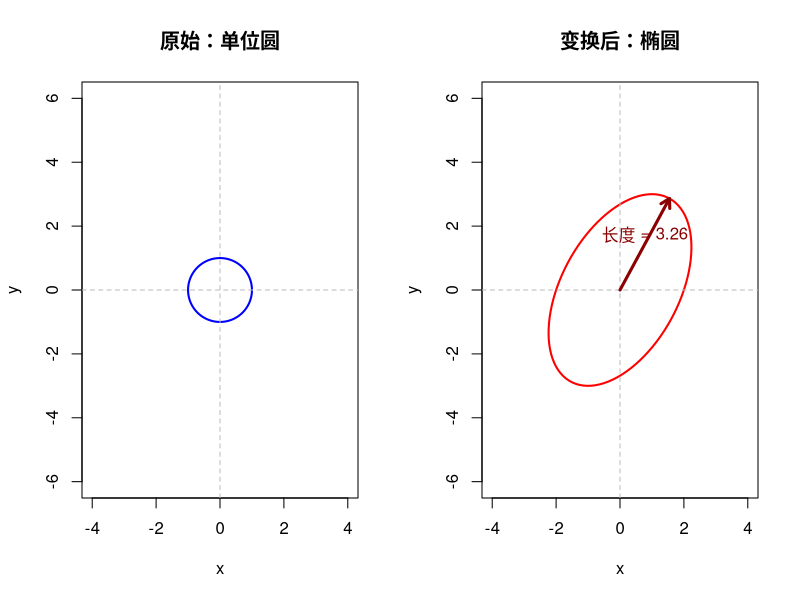
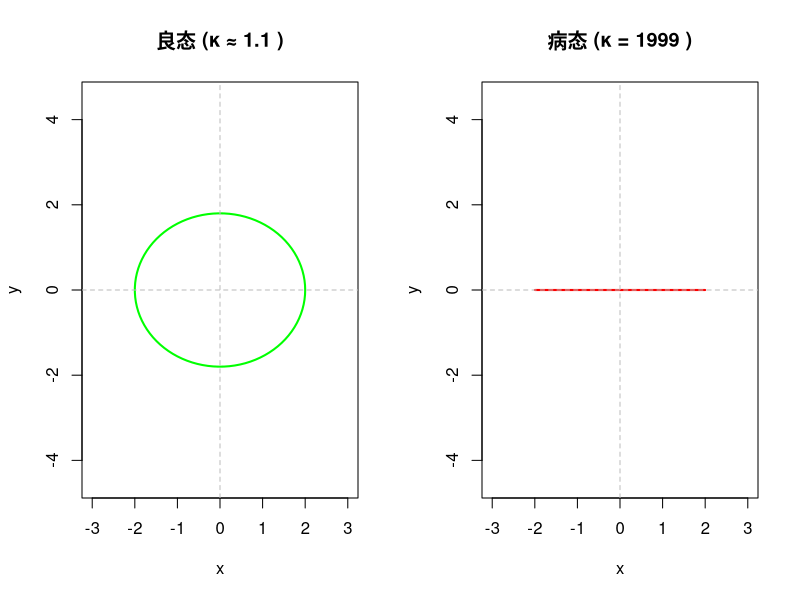
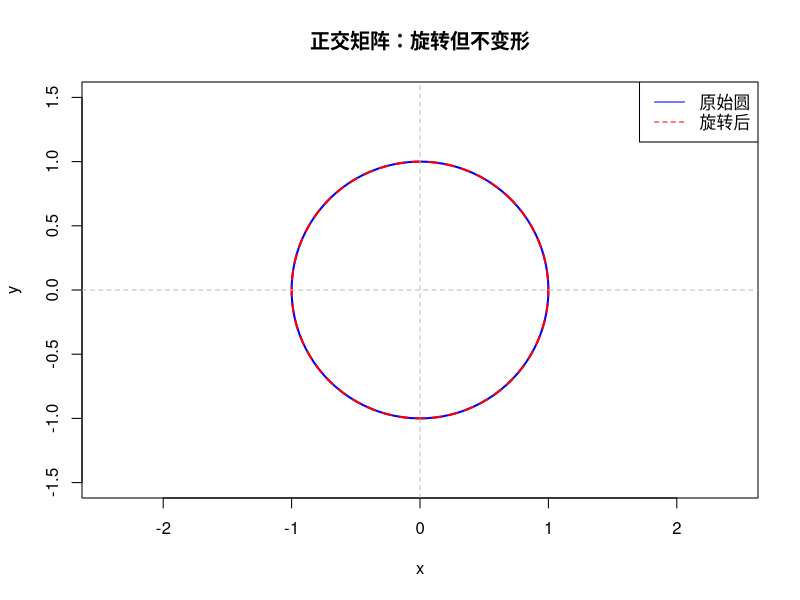

Recreate these plots in R, in order.
# ============================================================
# 矩阵范数与迹 - R语言交互式练习
# 目的：通过代码直观理解矩阵范数的概念和应用
# ============================================================

# 清空环境
rm(list = ls())

# ============================================================
# 第一部分：矩阵的迹（Trace）
# ============================================================

cat("=" |> rep(60) |> paste(collapse = ""), "\n")
cat("第一部分：矩阵的迹\n")
cat("=" |> rep(60) |> paste(collapse = ""), "\n\n")

# 创建一个简单的矩阵
A <- matrix(c(1, 2, 3, 4), nrow = 2, byrow = TRUE)
cat("矩阵 A:\n")
print(A)

# 手动计算迹：对角元素之和
trace_manual <- A[1,1] + A[2,2]
cat("\n手动计算迹 (a11 + a22):", trace_manual, "\n")

# 用R内置函数计算
trace_builtin <- sum(diag(A))
cat("用 sum(diag(A)) 计算:", trace_builtin, "\n")

# 练习1：验证迹等于特征值之和
cat("\n--- 练习1：迹 = 特征值之和 ---\n")
eigenvalues <- eigen(A)$values
cat("特征值:", eigenvalues, "\n")
cat("特征值之和:", sum(eigenvalues), "\n")
cat("迹:", trace_builtin, "\n")
cat("两者相等？", all.equal(sum(eigenvalues), trace_builtin), "\n")

# 练习2：验证循环性质 tr(AB) = tr(BA)
cat("\n--- 练习2：循环性质 tr(AB) = tr(BA) ---\n")
B <- matrix(c(5, 6, 7, 8), nrow = 2, byrow = TRUE)
cat("矩阵 B:\n")
print(B)
cat("\ntr(AB) =", sum(diag(A %*% B)), "\n")
cat("tr(BA) =", sum(diag(B %*% A)), "\n")
cat("相等？", sum(diag(A %*% B)) == sum(diag(B %*% A)), "\n")

# 注意：tr(AB) ≠ tr(A) * tr(B)
cat("\n注意：tr(AB) ≠ tr(A) × tr(B)\n")
cat("tr(AB) =", sum(diag(A %*% B)), "\n")
cat("tr(A) × tr(B) =", sum(diag(A)) * sum(diag(B)), "\n")

# ============================================================
# 第二部分：各种矩阵范数
# ============================================================

cat("\n")
cat("=" |> rep(60) |> paste(collapse = ""), "\n")
cat("第二部分：各种矩阵范数\n")
cat("=" |> rep(60) |> paste(collapse = ""), "\n\n")

# 创建测试矩阵
M <- matrix(c(2, 1, 0, 3), nrow = 2, byrow = TRUE)
cat("测试矩阵 M:\n")
print(M)

# --- Frobenius范数 ---
cat("\n--- Frobenius范数 ---\n")
cat("定义：所有元素平方和的平方根\n")
frob_manual <- sqrt(sum(M^2))
cat("手动计算: sqrt(", paste(M^2, collapse = " + "), ") =", frob_manual, "\n")
cat("用 norm() 函数:", norm(M, "F"), "\n")

# 验证：Frobenius范数² = tr(A'A)
cat("\n验证：||A||_F² = tr(A'A)\n")
cat("||M||_F² =", frob_manual^2, "\n")
cat("tr(M'M) =", sum(diag(t(M) %*% M)), "\n")

# --- 列和范数 (1-范数) ---
cat("\n--- 列和范数 (p=1) ---\n")
cat("定义：每列绝对值之和的最大值\n")
col_sums <- colSums(abs(M))
cat("各列绝对值之和:", col_sums, "\n")
cat("最大值 (列和范数):", max(col_sums), "\n")
cat("用 norm() 函数:", norm(M, "1"), "\n")

# --- 行和范数 (∞-范数) ---
cat("\n--- 行和范数 (p=∞) ---\n")
cat("定义：每行绝对值之和的最大值\n")
row_sums <- rowSums(abs(M))
cat("各行绝对值之和:", row_sums, "\n")
cat("最大值 (行和范数):", max(row_sums), "\n")
cat("用 norm() 函数:", norm(M, "I"), "\n")

# --- 谱范数 (2-范数) ---
cat("\n--- 谱范数 (p=2) ---\n")
cat("定义：最大奇异值 = sqrt(A'A的最大特征值)\n")
AtA <- t(M) %*% M
eigenvalues_AtA <- eigen(AtA)$values
cat("M'M 的特征值:", eigenvalues_AtA, "\n")
cat("最大特征值的平方根:", sqrt(max(eigenvalues_AtA)), "\n")
cat("用 norm() 函数:", norm(M, "2"), "\n")

# 也可以用SVD
svd_result <- svd(M)
cat("用 SVD 计算 (最大奇异值):", max(svd_result$d), "\n")

# ============================================================
# 第三部分：直观理解 - 矩阵对向量的拉伸
# ============================================================

cat("\n")
cat("=" |> rep(60) |> paste(collapse = ""), "\n")
cat("第三部分：矩阵拉伸向量的可视化\n")
cat("=" |> rep(60) |> paste(collapse = ""), "\n\n")

# 创建单位圆上的点
theta <- seq(0, 2*pi, length.out = 100)
unit_circle <- rbind(cos(theta), sin(theta))

# 用矩阵变换这些点
transformed <- M %*% unit_circle

# 计算每个变换后向量的长度
lengths_after <- sqrt(colSums(transformed^2))
cat("变换后向量长度的最大值:", max(lengths_after), "\n")
cat("谱范数:", norm(M, "2"), "\n")
cat("两者应该相等！\n")

# 绘图
par(mfrow = c(1, 2))

# 原始单位圆
plot(unit_circle[1,], unit_circle[2,], type = "l", 
     asp = 1, xlim = c(-4, 4), ylim = c(-4, 4),
     main = "原始：单位圆", xlab = "x", ylab = "y",
     col = "blue", lwd = 2)
abline(h = 0, v = 0, col = "gray", lty = 2)

# 变换后的椭圆
plot(transformed[1,], transformed[2,], type = "l",
     asp = 1, xlim = c(-4, 4), ylim = c(-4, 4),
     main = "变换后：椭圆", xlab = "x", ylab = "y",
     col = "red", lwd = 2)
abline(h = 0, v = 0, col = "gray", lty = 2)

# 标注最长的向量
max_idx <- which.max(lengths_after)
arrows(0, 0, transformed[1, max_idx], transformed[2, max_idx],
       col = "darkred", lwd = 3, length = 0.1)
text(transformed[1, max_idx]/2, transformed[2, max_idx]/2 + 0.3,
     paste("长度 =", round(max(lengths_after), 2)), col = "darkred")

par(mfrow = c(1, 1))

cat("\n图形说明：\n")
cat("- 左图：单位圆上所有长度为1的向量\n")
cat("- 右图：矩阵M把单位圆变成了椭圆\n")
cat("- 红色箭头：被拉伸最长的向量，其长度就是谱范数\n")

# ============================================================
# 第四部分：条件数
# ============================================================

cat("\n")
cat("=" |> rep(60) |> paste(collapse = ""), "\n")
cat("第四部分：条件数与病态性\n")
cat("=" |> rep(60) |> paste(collapse = ""), "\n\n")

# 良态矩阵
good_matrix <- matrix(c(2, 0, 0, 1.8), nrow = 2)
cat("良态矩阵:\n")
print(good_matrix)

svd_good <- svd(good_matrix)
cat("奇异值:", svd_good$d, "\n")
cat("条件数 (σ_max / σ_min):", max(svd_good$d) / min(svd_good$d), "\n")
cat("用 kappa() 函数:", kappa(good_matrix), "\n\n")

# 病态矩阵
bad_matrix <- matrix(c(2, 0, 0, 0.001), nrow = 2)
cat("病态矩阵:\n")
print(bad_matrix)

svd_bad <- svd(bad_matrix)
cat("奇异值:", svd_bad$d, "\n")
cat("条件数:", max(svd_bad$d) / min(svd_bad$d), "\n")
cat("用 kappa() 函数:", kappa(bad_matrix), "\n\n")

cat("解释：\n")
cat("- 条件数接近1：问题稳定，小误差不会被放大\n")
cat("- 条件数很大：问题病态，小误差会被放大很多倍\n")

# 可视化条件数的影响
par(mfrow = c(1, 2))

# 良态情况
unit_circle <- rbind(cos(theta), sin(theta))
good_transformed <- good_matrix %*% unit_circle
plot(good_transformed[1,], good_transformed[2,], type = "l",
     asp = 1, xlim = c(-3, 3), ylim = c(-3, 3),
     main = paste("良态 (κ ≈", round(kappa(good_matrix), 1), ")"),
     xlab = "x", ylab = "y", col = "green", lwd = 2)
abline(h = 0, v = 0, col = "gray", lty = 2)

# 病态情况
bad_transformed <- bad_matrix %*% unit_circle
plot(bad_transformed[1,], bad_transformed[2,], type = "l",
     asp = 1, xlim = c(-3, 3), ylim = c(-0.01, 0.01),
     main = paste("病态 (κ =", round(kappa(bad_matrix), 0), ")"),
     xlab = "x", ylab = "y", col = "red", lwd = 2)
abline(h = 0, v = 0, col = "gray", lty = 2)

par(mfrow = c(1, 1))

cat("\n图形说明：\n")
cat("- 良态：椭圆比较圆，各方向拉伸差不多\n")
cat("- 病态：椭圆极扁（几乎是一条线），某些方向被严重压缩\n")

# ============================================================
# 第五部分：Schatten范数家族
# ============================================================

cat("\n")
cat("=" |> rep(60) |> paste(collapse = ""), "\n")
cat("第五部分：Schatten范数 - 三种范数的统一\n")
cat("=" |> rep(60) |> paste(collapse = ""), "\n\n")

# 计算Schatten范数的函数
schatten_norm <- function(A, p) {
  singular_values <- svd(A)$d
  if (p == Inf) {
    return(max(singular_values))
  } else {
    return(sum(singular_values^p)^(1/p))
  }
}

cat("测试矩阵 M:\n")
print(M)

svd_M <- svd(M)
cat("\n奇异值:", svd_M$d, "\n\n")

cat("Schatten范数家族：\n")
cat("-" |> rep(40) |> paste(collapse = ""), "\n")

# p = ∞：谱范数
cat("p = ∞ (谱范数):\n")
cat("  定义：最大奇异值\n")
cat("  计算：max(", paste(round(svd_M$d, 3), collapse = ", "), ") =", 
    schatten_norm(M, Inf), "\n")
cat("  验证：norm(M, '2') =", norm(M, "2"), "\n\n")

# p = 2：Frobenius范数
cat("p = 2 (Frobenius范数):\n")
cat("  定义：奇异值平方和的平方根\n")
cat("  计算：sqrt(", paste(round(svd_M$d^2, 3), collapse = " + "), ") =",
    schatten_norm(M, 2), "\n")
cat("  验证：norm(M, 'F') =", norm(M, "F"), "\n\n")

# p = 1：核范数
cat("p = 1 (核范数):\n")
cat("  定义：奇异值之和\n")
cat("  计算：", paste(round(svd_M$d, 3), collapse = " + "), "=",
    schatten_norm(M, 1), "\n")
cat("  用途：逼迫矩阵低秩（矩阵补全问题）\n")

# ============================================================
# 第六部分：次可乘性验证
# ============================================================

cat("\n")
cat("=" |> rep(60) |> paste(collapse = ""), "\n")
cat("第六部分：次可乘性 ||AB|| ≤ ||A|| × ||B||\n")
cat("=" |> rep(60) |> paste(collapse = ""), "\n\n")

A <- matrix(c(1, 2, 3, 4), nrow = 2)
B <- matrix(c(5, 6, 7, 8), nrow = 2)

cat("矩阵 A:\n")
print(A)
cat("\n矩阵 B:\n")
print(B)

cat("\n矩阵 AB:\n")
print(A %*% B)

cat("\n验证次可乘性（谱范数）：\n")
norm_A <- norm(A, "2")
norm_B <- norm(B, "2")
norm_AB <- norm(A %*% B, "2")

cat("||A||_2 =", round(norm_A, 3), "\n")
cat("||B||_2 =", round(norm_B, 3), "\n")
cat("||AB||_2 =", round(norm_AB, 3), "\n")
cat("||A||_2 × ||B||_2 =", round(norm_A * norm_B, 3), "\n")
cat("||AB||_2 ≤ ||A||_2 × ||B||_2 ?", norm_AB <= norm_A * norm_B + 1e-10, "\n")

cat("\n意义：如果 ||A|| < 1，则 ||A^n|| ≤ ||A||^n → 0\n")
cat("这是分析迭代算法收敛性的基础！\n")

# ============================================================
# 第七部分：正交矩阵的特殊性质
# ============================================================

cat("\n")
cat("=" |> rep(60) |> paste(collapse = ""), "\n")
cat("第七部分：正交矩阵 - 不改变长度的变换\n")
cat("=" |> rep(60) |> paste(collapse = ""), "\n\n")

# 创建一个旋转矩阵（45度）
angle <- pi/4
Q <- matrix(c(cos(angle), -sin(angle), 
              sin(angle), cos(angle)), nrow = 2, byrow = TRUE)

cat("45度旋转矩阵 Q:\n")
print(round(Q, 3))

cat("\n验证正交性 Q'Q = I:\n")
print(round(t(Q) %*% Q, 10))

cat("\n正交矩阵的性质：\n")
cat("1. 条件数 =", kappa(Q), "(完美！)\n")
cat("2. 谱范数 =", norm(Q, "2"), "(不拉伸)\n")
cat("3. 所有奇异值:", svd(Q)$d, "(都是1)\n")

# 验证保长度
x <- c(3, 4)
Qx <- Q %*% x
cat("\n验证保长度：\n")
cat("原向量 x = (", paste(x, collapse = ", "), "), 长度 =", sqrt(sum(x^2)), "\n")
cat("Qx = (", paste(round(Qx, 3), collapse = ", "), "), 长度 =", sqrt(sum(Qx^2)), "\n")

# 可视化
par(mfrow = c(1, 1))
unit_circle <- rbind(cos(theta), sin(theta))
rotated <- Q %*% unit_circle

plot(unit_circle[1,], unit_circle[2,], type = "l",
     asp = 1, xlim = c(-1.5, 1.5), ylim = c(-1.5, 1.5),
     main = "正交矩阵：旋转但不变形",
     xlab = "x", ylab = "y", col = "blue", lwd = 2)
lines(rotated[1,], rotated[2,], col = "red", lwd = 2, lty = 2)
legend("topright", c("原始圆", "旋转后"), col = c("blue", "red"), lty = c(1, 2))
abline(h = 0, v = 0, col = "gray", lty = 2)

cat("\n图形说明：正交矩阵把圆旋转，但圆还是圆，不会变成椭圆！\n")

# ============================================================
# 第八部分：综合练习
# ============================================================

cat("\n")
cat("=" |> rep(60) |> paste(collapse = ""), "\n")
cat("第八部分：综合练习题\n")
cat("=" |> rep(60) |> paste(collapse = ""), "\n\n")

cat("请尝试回答以下问题，然后运行代码验证：\n\n")

# 练习矩阵
P <- matrix(c(1, 2, 3, 4, 5, 6), nrow = 2, byrow = TRUE)
cat("给定矩阵 P (2×3):\n")
print(P)

cat("\n问题1：P的Frobenius范数是多少？\n")
cat("提示：所有元素平方和，再开根号\n")
cat("答案：", norm(P, "F"), "\n")

cat("\n问题2：P的列和范数是多少？\n")
cat("提示：每列绝对值之和的最大值\n")
cat("各列之和：", colSums(abs(P)), "\n")
cat("答案：", norm(P, "1"), "\n")

cat("\n问题3：P的行和范数是多少？\n")
cat("提示：每行绝对值之和的最大值\n")
cat("各行之和：", rowSums(abs(P)), "\n")
cat("答案：", norm(P, "I"), "\n")

cat("\n问题4：P'P的迹等于什么？\n")
cat("提示：应该等于Frobenius范数的平方\n")
cat("tr(P'P) =", sum(diag(t(P) %*% P)), "\n")
cat("||P||_F² =", norm(P, "F")^2, "\n")

# ============================================================
# 总结
# ============================================================

cat("\n")
cat("=" |> rep(60) |> paste(collapse = ""), "\n")
cat("总结：关键概念速查\n")
cat("=" |> rep(60) |> paste(collapse = ""), "\n\n")

cat("1. 迹 tr(A) = 对角元素之和 = 特征值之和\n\n")

cat("2. 常用范数：\n")
cat("   - Frobenius: ||A||_F = sqrt(元素平方和) = sqrt(tr(A'A))\n")
cat("   - 谱范数:    ||A||_2 = 最大奇异值 = 最大拉伸倍数\n")
cat("   - 列和范数:  ||A||_1 = max(每列绝对值之和)\n")
cat("   - 行和范数:  ||A||_∞ = max(每行绝对值之和)\n")
cat("   - 核范数:    ||A||_* = 奇异值之和\n\n")

cat("3. 条件数 κ(A) = σ_max / σ_min\n")
cat("   - κ ≈ 1: 良态，误差不放大\n")
cat("   - κ >> 1: 病态，误差被放大\n\n")

cat("4. 实际应用：\n")
cat("   - 岭回归: 惩罚 ||x||_2² (L2正则化)\n")
cat("   - LASSO:  惩罚 ||x||_1  (产生稀疏解)\n")
cat("   - 矩阵补全: 惩罚 ||X||_* (核范数，逼迫低秩)\n")
